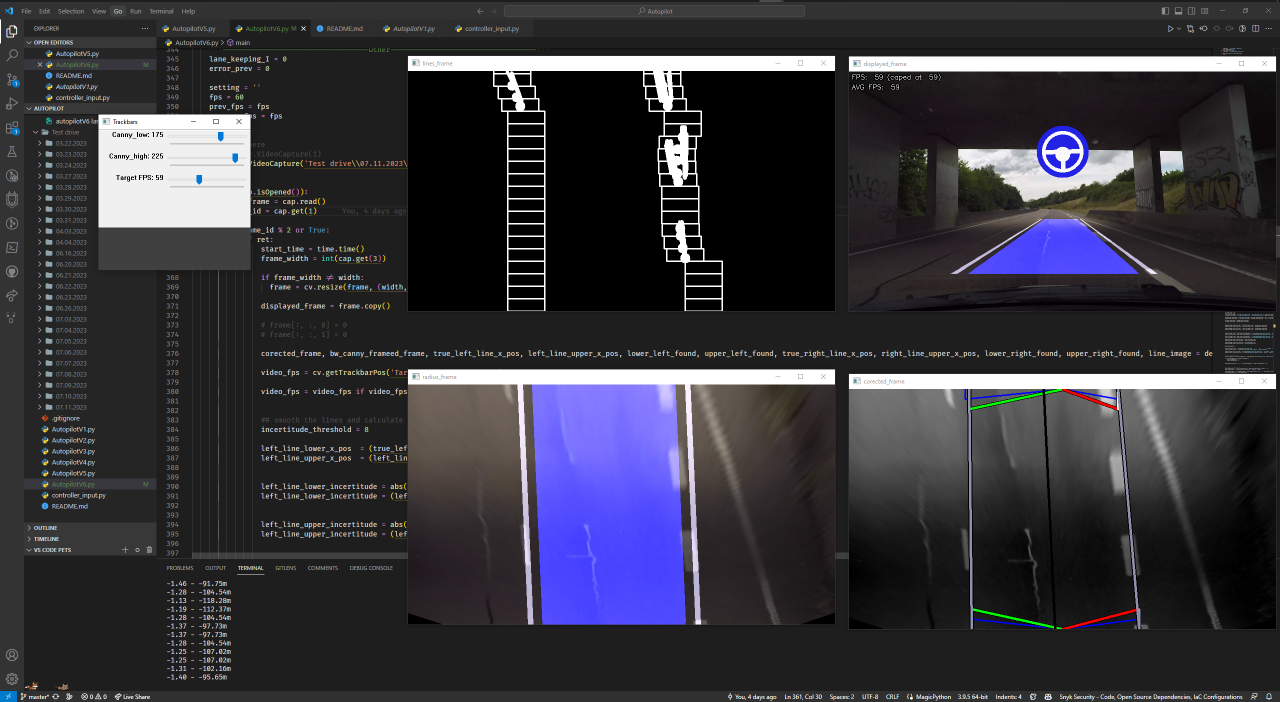
#> input picture autopilot non AI/images/V6/autopilotV6 active 1.png, 2560 x 1404 px, given in place of 3.MP4, which was not available (shown at 1/2 size)
$ python AutopilotV3.py
#> lines starting #> are read from the running program, lines starting #| are printed output that depends on the picture; after the words box and inside, x2 and y2 are one past the last pixel; in counts of white or black regions, pixels touching at a corner belong together; pictures that were not available may be replaced by others from this repository, and a replacement may not be noted
#> in main, frame is the input picture: shape (1404, 2560, 3); mean B, G, R 59.5, 51.6, 52.9
import cv2 as cv
import numpy as np
import math


AVAILABLE_COLOR = (255, 255, 255), (255, 0, 72)
UNAVAILABLE_COLOR = (100, 100, 100), (0, 0, 0)
autopilot_available = False
autopilot_available_color = UNAVAILABLE_COLOR

height = 1080
width = 1920


lane_center = int(width/2) + 0  # + offset
car_hood = 230
lane_width = 1500
detection_distance = 250
distance_center = lane_center + 10  # + offset
distance_width = 150

upper_left = [int(distance_center - distance_width/2),
              int(height - car_hood - detection_distance)]
upper_right = [int(distance_center + distance_width/2),
               int(height - car_hood - detection_distance)]

lower_left = [int(lane_center - lane_width/2), int(height-car_hood)]
lower_right = [int(lane_center + lane_width/2), int(height-car_hood)]

pts1 = np.float32([upper_left, lower_left, upper_right, lower_right])
pts2 = np.float32([[0, 0], [0, height], [width, 0], [width, height]])


# [15 lines left out: functions imcrop, pad_img_to_fit_bbox, not called in this run]


def detect_lane(frame, displayed_frame):
    """bird's eye view of display_frame"""
    M = cv.getPerspectiveTransform(pts1, pts2)
    displayed_frame = cv.warpPerspective(displayed_frame, M, (width, height))

    """modifiy contrast and brightness"""
    alpha = 2
    beta = -100
    corected_frame = cv.convertScaleAbs(frame, alpha=alpha, beta=beta)
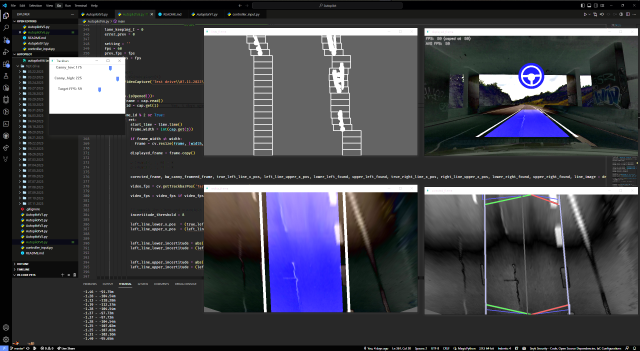
#> corected_frame: shape (1404, 2560, 3) (shown at 1/4 size); mean B, G, R 72.1, 64.8, 64.6
    """blur the frame"""
    blur_frame = cv.GaussianBlur(corected_frame, (5, 5), 0)
    """detecet edges"""
    canny_frame = cv.Canny(blur_frame, 150, 250)
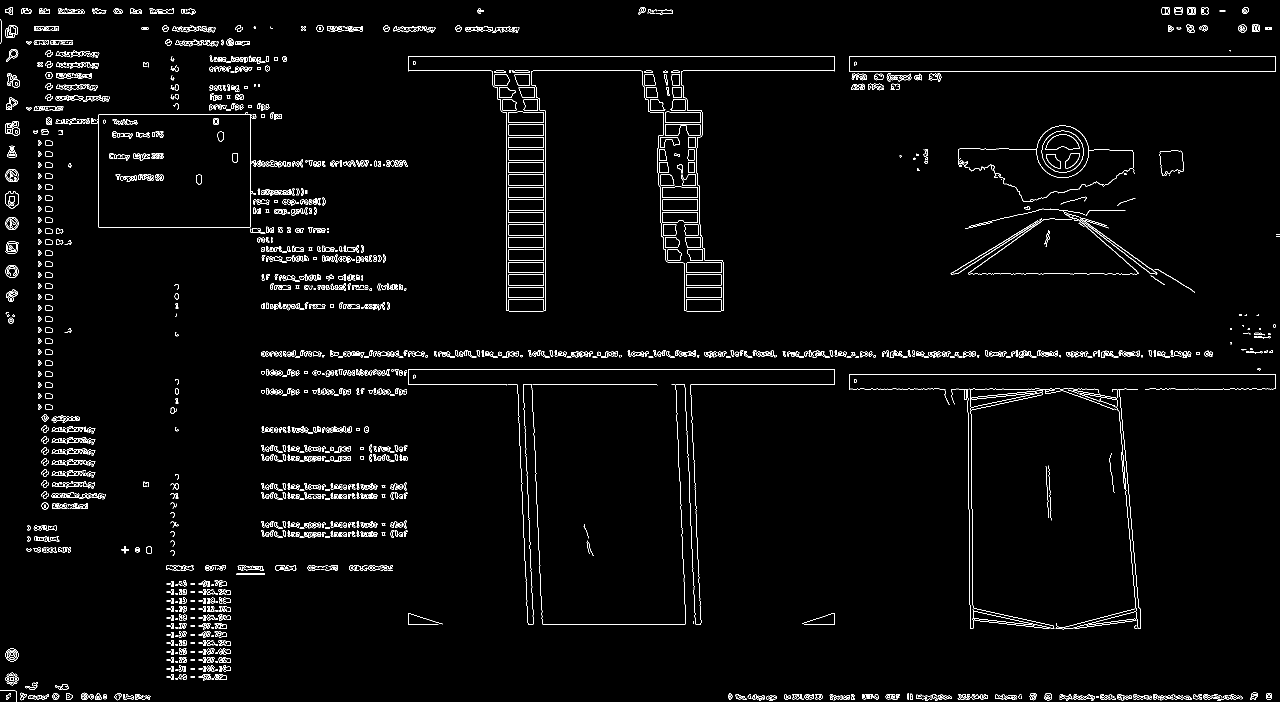
#> canny_frame: shape (1404, 2560) (shown at 1/2 size); 2.4% white in thin lines or dots
    """Black or white frame"""
    bw_frame = cv.threshold(canny_frame, 127, 255, cv.THRESH_BINARY)[1]

    """mask the area that we are interested in"""
    mask = np.zeros_like(bw_frame)
    points = np.array([upper_right, upper_left, lower_left, lower_right], np.int32)
    cv.fillPoly(mask, pts=[points], color=(255, 255, 255))
#> mask: shape (1404, 2560); 5.8% white; 1 white region, box (x1, y1, x2, y2) and area: (210, 600, 1711, 851) 207751
    masked_frame = cv.bitwise_and(bw_frame, mask)
#> masked_frame: shape (1404, 2560); 0.18% white in thin lines or dots, all inside (x1, y1, x2, y2) = (341, 600, 1495, 851)

    """transform the frame to bird's eye view"""
    M = cv.getPerspectiveTransform(pts1, pts2)
    masked_frame = cv.warpPerspective(masked_frame, M, (width, height))
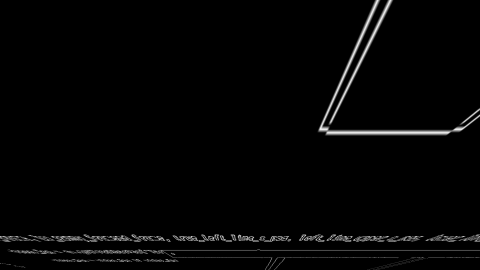
#> masked_frame: shape (1080, 1920) (shown at 1/4 size); min 0, max 255, mean 4.5


    """find x axis start of lanes"""
    lane_center = int(width/2) + 0  # + offset
    left_line_x_pos = lane_center
    left_found = False

    right_line_x_pos = lane_center
    right_found = False

    for x in range(int(width/2)):
        left_lane_projection = int(width/2-x)
        right_lane_projection = int(width/2+x)

        detect_width = 50

        """check if there is white pixel (+-10 pixels up and down)"""
        if masked_frame[height-detect_width:height, left_lane_projection].any() != 0 and not left_found:
            if left_lane_projection < lane_center-50:
                left_line_x_pos = left_lane_projection
                left_found = True

        if masked_frame[height-detect_width:height, right_lane_projection].any() != 0 and not right_found:
            if right_lane_projection > lane_center+50:
                right_line_x_pos = right_lane_projection
                right_found = True

        if left_found and right_found:
            break
#> after the loop, left_found = True; left_line_x_pos = 909; right_found = True; right_line_x_pos = 1011


    """if either of the lines is not found, make it the same as the other one"""
    if not left_found and right_found:
        left_line_x_pos = int(lane_center - (lane_width/1.75 - (right_line_x_pos - lane_center)))
        focus_lane = 2
    elif not right_found and left_found:
        right_line_x_pos = int(lane_center + (lane_width/1.75 - (lane_center - left_line_x_pos)))
        focus_lane = 1
    elif right_found and left_found:
        focus_lane = 3
    else:
        focus_lane = 0


    lines_width = 75

    """draw the lines"""
    cv.line(displayed_frame, (lane_center, height-5), (lane_center, height-detect_width), (255, 255, 255), 2)
#> displayed_frame: shape (1080, 1920, 3); mean of channels 0, 1, 2 27.3, 26.1, 26.4


    cv.line(displayed_frame, (lane_center, height-5), (left_line_x_pos, height-5), (255, 255, 255), 2)
#> displayed_frame: shape (1080, 1920, 3); mean of channels 0, 1, 2 27.3, 26.1, 26.4
    cv.line(displayed_frame, (left_line_x_pos, height-5), (left_line_x_pos, height-detect_width), (255, 255, 255), 2)
#> displayed_frame: shape (1080, 1920, 3); mean of channels 0, 1, 2 27.3, 26.1, 26.4

    cv.line(displayed_frame, (left_line_x_pos, height-5), (left_line_x_pos-lines_width, height-5), (255, 255, 255), 2)
#> displayed_frame: shape (1080, 1920, 3); mean of channels 0, 1, 2 27.3, 26.1, 26.4
    cv.line(displayed_frame, (left_line_x_pos-lines_width, height-5), (left_line_x_pos-lines_width, height-detect_width), (255, 255, 255), 2)
#> displayed_frame: shape (1080, 1920, 3); mean of channels 0, 1, 2 27.3, 26.1, 26.4


    cv.line(displayed_frame, (lane_center, height-5), (right_line_x_pos, height-5), (255, 255, 255), 2)
#> displayed_frame: shape (1080, 1920, 3); mean of channels 0, 1, 2 27.3, 26.1, 26.4
    cv.line(displayed_frame, (right_line_x_pos, height-5), (right_line_x_pos, height-detect_width), (255, 255, 255), 2)
#> displayed_frame: shape (1080, 1920, 3); mean of channels 0, 1, 2 27.3, 26.1, 26.4

    cv.line(displayed_frame, (right_line_x_pos, height-5), (right_line_x_pos+lines_width, height-5), (255, 255, 255), 2)
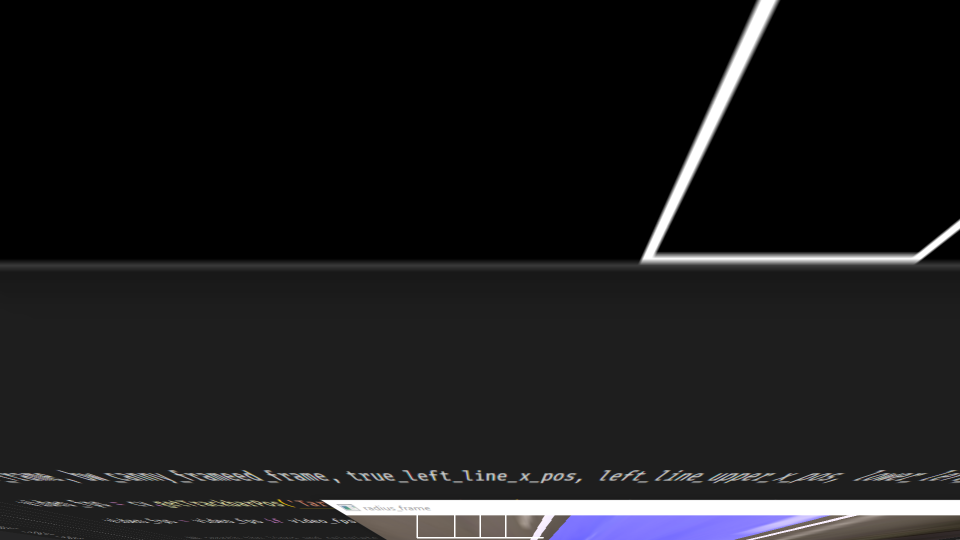
#> displayed_frame: shape (1080, 1920, 3) (shown at 1/2 size); mean of channels 0, 1, 2 27.3, 26.1, 26.4; drawn as B, G, R
    cv.line(displayed_frame, (right_line_x_pos+lines_width, height-5), (right_line_x_pos+lines_width, height-detect_width), (255, 255, 255), 2)
#> displayed_frame: shape (1080, 1920, 3); 0.01% of pixels changed, all inside (x1, y1, x2, y2) = (1085, 1030, 1088, 1075)


    return masked_frame, corected_frame, displayed_frame, left_line_x_pos, right_line_x_pos, lines_width, focus_lane

def main():
    """
    lane positions
    """
    left_line_x_pos = 0
    left_line_x_pos_prev = left_line_x_pos

    right_line_x_pos = width
    right_line_x_pos_prev = right_line_x_pos


    """
    lane keeping variables
    """
    lane_keep = 0
    lane_keeping_active = 0
    pre_lane_keeping_active = lane_keeping_active
    pre_lane_keeping = 1
    last_good_lane_keeping = pre_lane_keeping

    autopilot_active = False

    """
    Video here
    """
    cap = cv.VideoCapture('Test drive\\31 03 2023\\3.MP4')
    while (cap.isOpened()):

        ret, frame = cap.read()
        if ret:
            displayed_frame = frame.copy()
            """
            Display the points on the frame
            """
            # [4 lines of commented-out code are left out]
            """draw the lines"""
            # [6 lines of commented-out code are left out]


            canny_frame, corected_frame, displayed2_frame, left_line_x_pos, right_line_x_pos, lines_width, focus_lane = detect_lane(frame, displayed_frame)
#> left_line_x_pos = 909; right_line_x_pos = 1011; lines_width = 75; focus_lane = 3
            """
            smooth the lines
            """
            left_line_x_pos = int((left_line_x_pos + left_line_x_pos_prev*20)/21)
#> left_line_x_pos = 43
            right_line_x_pos = int((right_line_x_pos + right_line_x_pos_prev*20)/21)
#> right_line_x_pos = 1876

            """
            Lane keeping
            """
            lane_keep -= 0.2 if lane_keep > 0 else 0

            if focus_lane == 1:
                focused_lane = "left"
            elif focus_lane == 2:
                focused_lane = "right"
            elif focus_lane == 3:
                focused_lane = "both"
                lane_keep = 1
            else:
                focused_lane = "none"

            lane_keep = (lane_keep+pre_lane_keeping_active*10)/11
            pre_lane_keeping_active = lane_keep
            if lane_keep > 0.75:
                lane_keeping_active = True
            elif lane_keep < 0.60:
                lane_keeping_active = False


            left_line_x_pos_prev = left_line_x_pos
#> left_line_x_pos_prev = 43
            right_line_x_pos_prev = right_line_x_pos
#> right_line_x_pos_prev = 1876

            lane_keeping = ((left_line_x_pos+right_line_x_pos)/2) / (width/2)
#> lane_keeping = 0.999


            if focus_lane == 3:
                last_good_lane_keeping = lane_keeping
#> last_good_lane_keeping = 0.999
            else:
                lane_keeping = last_good_lane_keeping


            lane_keeping = (lane_keeping + pre_lane_keeping*5)/6
#> lane_keeping = 1
            pre_lane_keeping = lane_keeping
#> pre_lane_keeping = 1

            """
            draw the lines
            """
            cv.line(displayed2_frame, (left_line_x_pos-int(lines_width/2), height-5), (left_line_x_pos-int(lines_width/2), height-lines_width*3), (0, 255, 0), 2)
#> displayed2_frame: shape (1080, 1920, 3); mean of channels 0, 1, 2 27.3, 26.2, 26.4
            cv.line(displayed2_frame, (right_line_x_pos+int(lines_width/2), height-5), (right_line_x_pos+int(lines_width/2), height-lines_width*3), (0, 255, 0), 2)

            cv.line(displayed2_frame, (lane_center, height), (int(lane_keeping*(width/2)), height-lines_width*4), (0, 255, 0), 2)
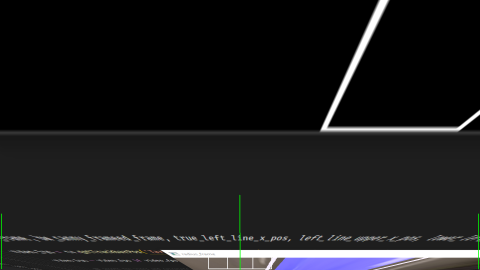
#> displayed2_frame: shape (1080, 1920, 3) (shown at 1/4 size); mean of channels 0, 1, 2 27.3, 26.3, 26.4; drawn as B, G, R

            cv.line(displayed_frame, (lane_center, height), (int(lane_keeping*(width/2)), height-lines_width*4), (0, 0, 0), 10)
#> displayed_frame: shape (1404, 2560, 3)
            cv.line(displayed_frame, (lane_center, height), (int(lane_keeping*(width/2)), height-lines_width*4), (0, 255, 0), 2)
#> displayed_frame: shape (1404, 2560, 3); mean B, G, R 59.5, 51.6, 52.8

            autopilot_available = lane_keeping_active  # and trajectory_keeping == 3
            if cv.waitKey(1) == 13 and autopilot_available:
#> (key Esc is pressed here)
                autopilot_active = not autopilot_active


            if autopilot_active == autopilot_available:
                autopilot_available_color = AVAILABLE_COLOR
            else:
                autopilot_available_color = UNAVAILABLE_COLOR

            steering_angle = (lane_keeping-1)*90
#> steering_angle = -0.00781

            """
            steering wheel (rotate with the steering angle) (made with 1 circle and 2 lines)
            """
            steering_wheel_center = (int(width/4), int(75))
            cv.circle(displayed_frame, steering_wheel_center, 70, autopilot_available_color[1], -1)
            cv.circle(displayed_frame, steering_wheel_center, 50, autopilot_available_color[0], 10)
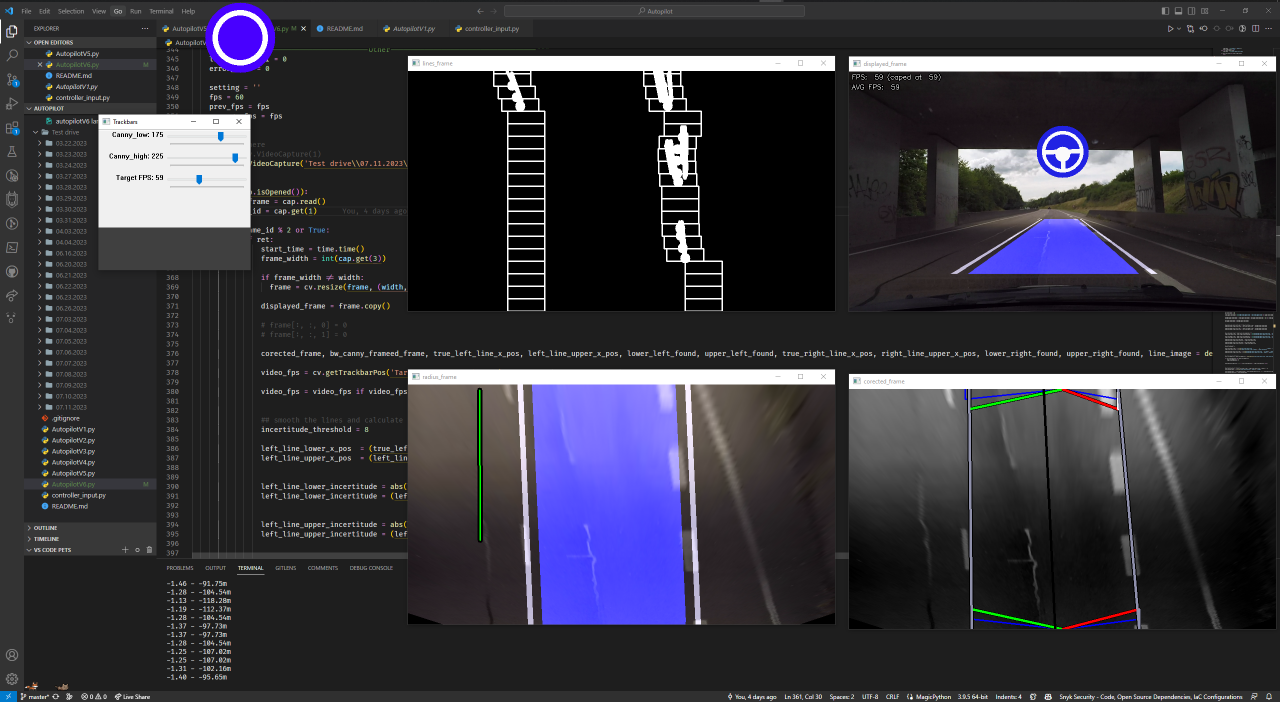
#> displayed_frame: shape (1404, 2560, 3) (shown at 1/2 size); mean B, G, R 60.3, 51.7, 53.1

            cv.line(displayed_frame, steering_wheel_center, (int(steering_wheel_center[0]-50*math.sin(math.radians(steering_angle))), int(steering_wheel_center[1]+50*math.cos(math.radians(steering_angle)))), autopilot_available_color[0], 10)
#> displayed_frame: shape (1404, 2560, 3); 0.01% of pixels changed, all inside (x1, y1, x2, y2) = (475, 70, 486, 120)
            steering_wheel_x_lenght = int(50*math.cos(math.radians(steering_angle)))
#> steering_wheel_x_lenght = 49
            steering_wheel_y_lenght = int(50*math.sin(math.radians(steering_angle)))
#> steering_wheel_y_lenght = 0
            cv.line(displayed_frame, (steering_wheel_center[0]-steering_wheel_x_lenght, steering_wheel_center[1]-steering_wheel_y_lenght), (steering_wheel_center[0]+steering_wheel_x_lenght, steering_wheel_center[1]+steering_wheel_y_lenght), autopilot_available_color[0], 10)
#> displayed_frame: shape (1404, 2560, 3); mean B, G, R 60.3, 51.8, 53.2


            print(
                f"focused lane: {focused_lane} (lane_keep: {lane_keeping_active} ({lane_keep:.2f})) : {focus_lane == 3} -> lane keeping: {lane_keeping:.2f}")
#| focused lane: both (lane_keep: False (0.09)) : True -> lane keeping: 1.00

            cv.imshow('displayed_frame', displayed_frame)
            cv.imshow('corected_frame', displayed2_frame)
            cv.imshow('canny_frame', canny_frame)

            if cv.waitKey(1) == 27:
#> (key Esc is pressed here)
                break


main()
